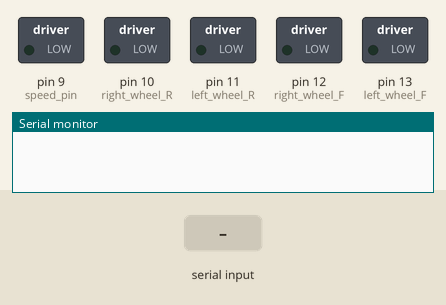
This sketch was run on a simulated Arduino Uno, built with avr-gcc and run on an emulated ATmega328P. Parts: switched loads named in the sketch (green lamp = pin HIGH), the last lines printed to the serial monitor. The test bench sets the inputs (shaded band).

Above: at 1.2 s.
1.3 s: "1" received over Serial
At 2.0 s:
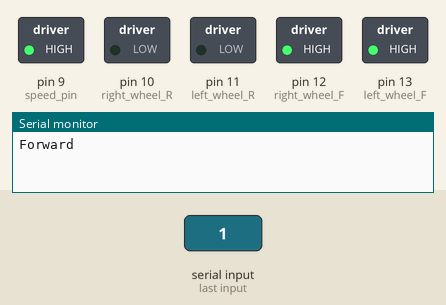
2.8 s: "2" received over Serial
At 3.1 s:
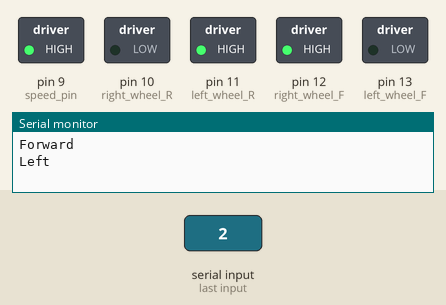
4.3 s: "3" received over Serial
At 5.5 s:
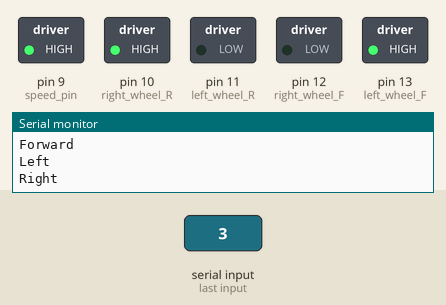
5.8 s: "4" received over Serial
At 6.6 s:
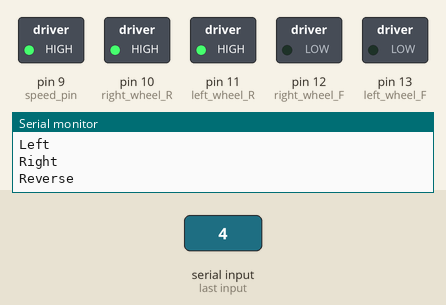
Timing chart, 0 to 8.3 s (numbered marks = the images above; inputs shaded):
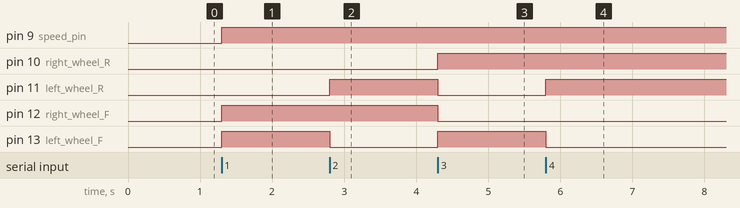

The sketch:

BLT_Car_2.ino
```cpp
/*
Date: 27/08/2017
Author: D3M
Has support for L298 Motor Driver Module (Speed_Pin - PWM)
Tested and Working at 5V input
*/

int left_wheel_F = 13;                   //Forward Pin - Motor1(Left)
int right_wheel_F = 12;                  //Forward Pin - Motor2(Right)
int left_wheel_R = 11;                   //Reverse Pin - Motor1(Left)
int right_wheel_R = 10;                  //Reverse Pin - Motor2(Right)
int speed_pin = 9;                       //PWM Pin - To set speed of Motor
int Data;                                //Variable to store data coming from Bluetooth
int Speed;                               //Variable to set speed of motors (Set between 0 and 255)

void setup() {
Serial.begin(38400);
pinMode(left_wheel_F,OUTPUT);
pinMode(right_wheel_F,OUTPUT);
pinMode(left_wheel_R,OUTPUT);
pinMode(right_wheel_R,OUTPUT);
pinMode(speed_pin,OUTPUT);
Speed = 255;							 //Set speed here
}

void loop() {
if(Serial.available())
{
  Data = Serial.read();
  if(Data == '0')                           //STOP VEHICLE
  {
    digitalWrite(left_wheel_F,LOW);
    digitalWrite(right_wheel_F,LOW);
    digitalWrite(left_wheel_R,LOW);
    digitalWrite(right_wheel_R,LOW);
    analogWrite(speed_pin,0);
    Serial.println("Stop");
  }
  if(Data == '1')                           //MOVE VEHICLE FRONT
  {
    digitalWrite(left_wheel_F,HIGH);
    digitalWrite(right_wheel_F,HIGH);
    digitalWrite(left_wheel_R,LOW);
    digitalWrite(right_wheel_R,LOW);
    analogWrite(speed_pin,Speed);
    Serial.println("Forward");
  }
  if(Data == '2')                           //TURN VEHICLE LEFT
  {
    digitalWrite(left_wheel_F,LOW);
    digitalWrite(right_wheel_F,HIGH);
    digitalWrite(left_wheel_R,HIGH);
    digitalWrite(right_wheel_R,LOW);
    analogWrite(speed_pin,Speed);
    Serial.println("Left");
  }
  if(Data == '3')                           //TURN VEHICLE RIGHT
  {
    digitalWrite(left_wheel_F,HIGH);
    digitalWrite(right_wheel_F,LOW);
    digitalWrite(left_wheel_R,LOW);
    digitalWrite(right_wheel_R,HIGH);
    analogWrite(speed_pin,Speed);
    Serial.println("Right");
  }
  if(Data == '4')                           //TAKE REVERSE
  {
    digitalWrite(left_wheel_F,LOW);
    digitalWrite(right_wheel_F,LOW);
    digitalWrite(left_wheel_R,HIGH);
    digitalWrite(right_wheel_R,HIGH);
    analogWrite(speed_pin,Speed);
    Serial.println("Reverse");
  }
}

}
```

Measured:
- after the input at 1.3 s, pin 9 (speed_pin), pin 12 (right_wheel_F), pin 13 (left_wheel_F): LOW → HIGH at once
- after the input at 2.8 s, pin 11 (left_wheel_R): LOW → HIGH at once; pin 13 (left_wheel_F): HIGH → LOW at once
- after the input at 4.3 s, pin 10 (right_wheel_R), pin 13 (left_wheel_F): LOW → HIGH at once; pin 11 (left_wheel_R), pin 12 (right_wheel_F): HIGH → LOW at once
- after the input at 5.8 s, pin 11 (left_wheel_R): LOW → HIGH at once; pin 13 (left_wheel_F): HIGH → LOW at once
